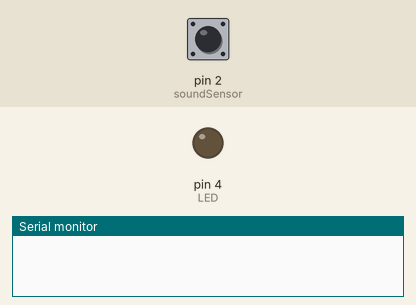
Simulated run of this sketch. Board: Arduino Uno, built with avr-gcc and run on an emulated ATmega328P. Shown: output pins drawn as LEDs (lit = HIGH), the last lines printed to the serial monitor. Dashed ring = blinking. Inputs (shaded band) come from the test bench; at power-on: pin 2 (soundSensor) HIGH.

Above: at 1.2 s.
1.3 s: pin 2 (soundSensor) driven LOW
At 1.9 s:
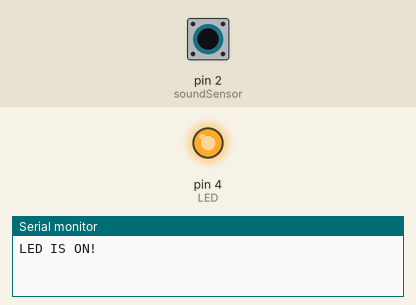
2.8 s: pin 2 (soundSensor) pulsed HIGH 5 times (0.12 s each, 0.3 s apart)
At 3.37 s:
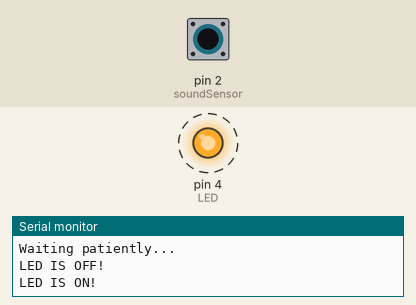
Timing chart, 0 to 5.8 s (numbered marks = the images above; inputs shaded):
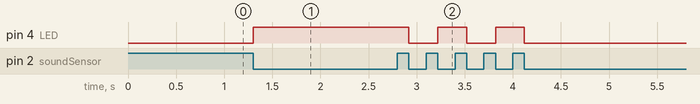

Measured:
- after the input at 1.3 s, pin 4 (LED): LOW → HIGH at once
- after the input at 2.8 s, pin 4 (LED): alternates HIGH for 0.30 s and LOW for 0.30 s, 5 changes in all, then stays LOW, starting after 0.12 s

The sketch:

task_1_2_code.ino
```cpp
int soundSensor=2;
int LED=4;
uint8_t LEDStatus=LOW;
static const unsigned long REFRESH_INTERVAL = 2000; // ms
static unsigned long lastRefreshTime = 0;


void setup() {
 pinMode(soundSensor,INPUT_PULLUP);
 pinMode(LED,OUTPUT);
 Serial.begin(9600);

 attachInterrupt(digitalPinToInterrupt(soundSensor), toggle, FALLING);

}

void waitingMessage()
{
  // runs every second....
  Serial.println("Waiting patiently...");
}

void statusMessage(uint8_t led_state)
{
  if(led_state == LOW) {
    Serial.println("LED IS OFF!");
  }
  else {
    Serial.println("LED IS ON!");
  }
}


void loop() {


  if(millis() - lastRefreshTime >= REFRESH_INTERVAL)
    {
      lastRefreshTime += REFRESH_INTERVAL;
                  waitingMessage();
    }
 }

 void toggle() {
  LEDStatus = !LEDStatus;
  digitalWrite(LED, LEDStatus);
  statusMessage(LEDStatus);

 }
```
